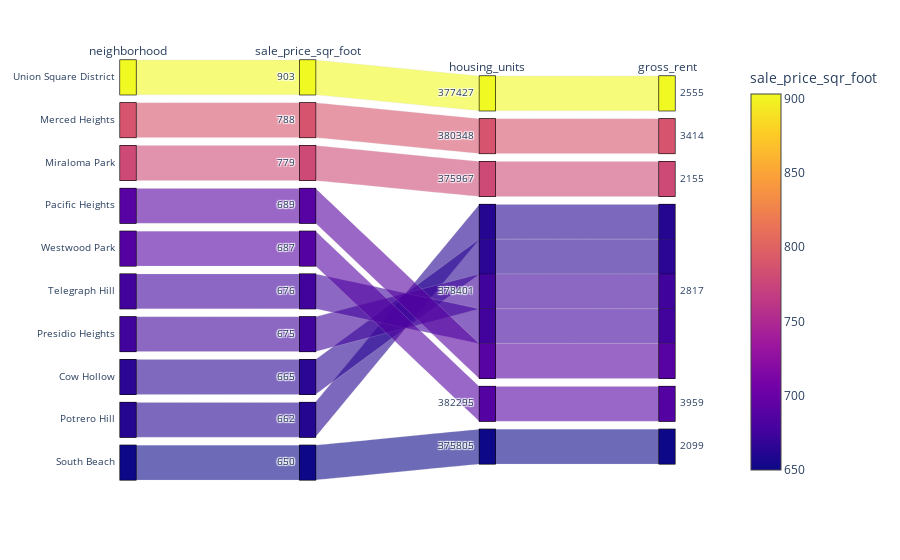

Source (notebook cell):
### Code cell
# Parallel Categories Plot
price_neighborhood.reset_index(inplace = True)
px.parallel_categories(price_neighborhood,color='sale_price_sqr_foot')

### Figure 1 — Plotly figure (JSON) as saved in the notebook; plotly's stock layout.template omitted (floating-point values rounded to 4 significant figures)
{"data": [{"dimensions": [{"label": "neighborhood", "values": ["Union Square District", "Merced Heights", "Miraloma Park", "Pacific Heights", "Westwood Park", "Telegraph Hill", "Presidio Heights", "Cow Hollow", "Potrero Hill", "South Beach"]}, {"label": "sale_price_sqr_foot", "values": [903, 788, 779, 689, 687, 676, 675, 665, 662, 650]}, {"label": "housing_units", "values": [377427, 380348, 375967, 378401, 382295, 378401, 378401, 378401, 378401, 375805]}, {"label": "gross_rent", "values": [2555, 3414, 2155, 2817, 3959, 2817, 2817, 2817, 2817, 2099]}], "domain": {"x": [0, 0.98], "y": [0, 1]}, "line": {"color": [903, 788, 779, 689, 687, 676, 675, 665, 662, 650], "coloraxis": "coloraxis"}, "name": "", "type": "parcats"}], "layout": {"autosize": true, "coloraxis": {"colorbar": {"title": {"text": "sale_price_sqr_foot"}}, "colorscale": [[0, "#0d0887"], [0.1111, "#46039f"], [0.2222, "#7201a8"], [0.3333, "#9c179e"], [0.4444, "#bd3786"], [0.5556, "#d8576b"], [0.6667, "#ed7953"], [0.7778, "#fb9f3a"], [0.8889, "#fdca26"], [1, "#f0f921"]]}, "legend": {"tracegroupgap": 0}, "margin": {"t": 60}}}
